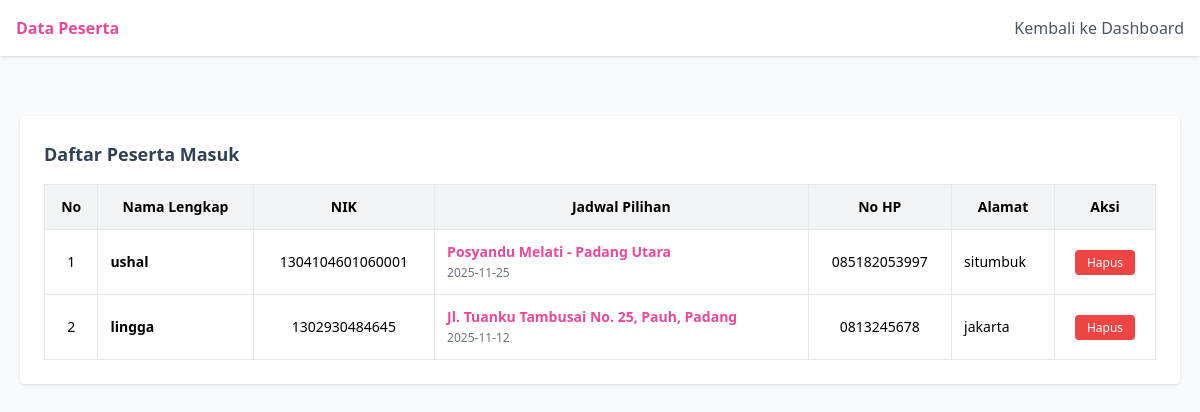
The app's page /sehatyuk/pages/admin/data_peserta.php (signed in) with its own data.
### tables this page shows
CREATE TABLE `peserta` (
  `id_peserta` int(11) NOT NULL,
  `id_jadwal` int(11) NOT NULL,
  `nama` varchar(100) NOT NULL,
  `nik` varchar(16) NOT NULL,
  `alamat` text DEFAULT NULL,
  `nomor_hp` varchar(15) DEFAULT NULL,
  `tanggal_daftar` datetime DEFAULT current_timestamp()
);

CREATE TABLE `jadwal` (
  `id_jadwal` int(11) NOT NULL,
  `tanggal_pemeriksaan` date NOT NULL,
  `lokasi` varchar(150) NOT NULL,
  `status_aktif` tinyint(1) DEFAULT 1
);

### sehatyuk/pages/admin/data_peserta.php (the view, shortened to what this page needs)
<?php
include '../../config/koneksi.php';
?>
<!DOCTYPE html>
<html lang="id">
<head>
    <script src="https://cdn.tailwindcss.com"></script>
</head>
<body class="bg-gray-50 font-sans">
    <nav class="bg-white shadow p-4 flex justify-between">
        <span class="font-bold text-sehat-pink">Data Peserta</span>
        <a href="dashboard.php" class="text-gray-600 hover:text-sehat-pink">Kembali ke Dashboard</a>
    </nav>
    <div class="max-w-7xl mx-auto mt-10 p-5">
        <div class="bg-white p-6 rounded shadow">
            <h3 class="font-bold text-lg mb-4 text-sehat-abu">Daftar Peserta Masuk</h3>
            <div class="overflow-x-auto">
                <table class="w-full border-collapse border border-gray-200">
                    <thead class="bg-gray-100">
                        <tr>
                            <th class="border p-3 text-sm">No</th>
                            <th class="border p-3 text-sm">Nama Lengkap</th>
                            <th class="border p-3 text-sm">NIK</th>
                            <th class="border p-3 text-sm">Jadwal Pilihan</th>
                            <th class="border p-3 text-sm">No HP</th>
                            <th class="border p-3 text-sm">Alamat</th>
                            <th class="border p-3 text-sm">Aksi</th>
                        </tr>
                    </thead>
                    <tbody>
                        <?php
                        $no = 1;
                        $query = mysqli_query($koneksi, "SELECT peserta.*, jadwal.lokasi, jadwal.tanggal_pemeriksaan
                                                         FROM peserta
                                                         JOIN jadwal ON peserta.id_jadwal = jadwal.id_jadwal
                                                         ORDER BY peserta.tanggal_daftar DESC");
                        if(mysqli_num_rows($query) > 0){
                            while($row = mysqli_fetch_assoc($query)){
                        ?>
                        <tr class="text-center text-sm hover:bg-gray-50">
                            <td class="border p-3"><?php echo $no++; ?></td>
                            <td class="border p-3 font-semibold text-left"><?php echo $row['nama']; ?></td>
                            <td class="border p-3"><?php echo $row['nik']; ?></td>
                            <td class="border p-3 text-left">
                                <span class="block font-bold text-sehat-pink"><?php echo $row['lokasi']; ?></span>
                                <span class="text-xs text-gray-500"><?php echo $row['tanggal_pemeriksaan']; ?></span>
                            </td>
                            <td class="border p-3"><?php echo $row['nomor_hp']; ?></td>
                            <td class="border p-3 text-left"><?php echo $row['alamat']; ?></td>
                            <td class="border p-3">
                                <a href="../../process/peserta_process.php?aksi=delete&id=<?php echo $row['id_peserta']; ?>"
                                   onclick="return confirm('Yakin ingin menghapus data peserta ini? Data hasil pemeriksaan juga akan terhapus.')"
                                   class="bg-red-500 text-white px-3 py-1 rounded text-xs hover:bg-red-600">
                                    Hapus
                                </a>
                            </td>
                        </tr>
                        <?php
                            }
                        } else {
                            echo "<tr><td colspan='7' class='border p-5 text-center text-gray-400'>Belum ada peserta yang mendaftar.</td></tr>";
                        }
                        ?>
                    </tbody>
                </table>
            </div>
        </div>
    </div>
</body>
</html>

### records on screen
peserta: nama "ushal", nik "1304104601060001", id_jadwal.lokasi "Posyandu Melati - Padang Utara", id_jadwal.tanggal_pemeriksaan "2025-11-25", nomor_hp "085182053997", alamat "situmbuk"
peserta: nama "lingga", nik "1302930484645", id_jadwal.lokasi "Jl. Tuanku Tambusai No. 25, Pauh, Padang", id_jadwal.tanggal_pemeriksaan "2025-11-12", nomor_hp "0813245678", alamat "jakarta"
